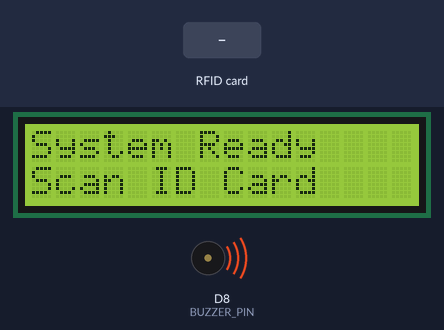
A sketch run on a simulated ESP8266 (NodeMCU). On the bench: 16×2 character LCD, buzzer (waves = sounding, pin HIGH). Inputs (shaded band) come from the test bench. WiFi joins after 1.5 s; servers stay silent unless stated; what the sketch prints to the serial monitor is not drawn.

Above: at 1.91 s.
At 3.2 s:
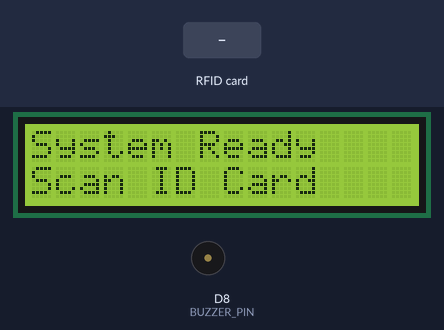
3.3 s: RFID card 5E 7A 19 C4 held to the reader
At 4.6 s:
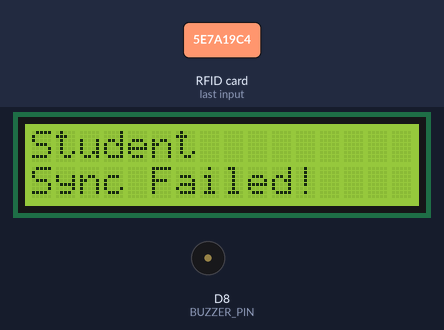
Timing chart, 0 to 6.3 s (numbered marks = the images above; inputs shaded):
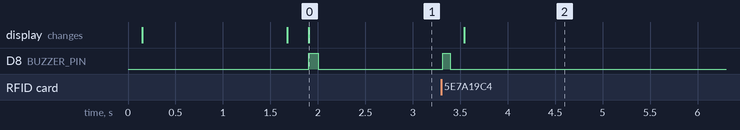

Measured:
- after the input at 3.3 s, D8 (BUZZER_PIN): LOW → HIGH at once, → LOW 0.08 s later; the display: changes after 0.24 s (image 2)

The sketch:

rfid_attendance3.ino
```cpp
/* ------------------------------------------------------------------------
 * Smart RFID Attendance System (ESP8266 + RC522 + I2C LCD + Google Sheets)
 *
 * Fixes Applied:
 *  1. Corrected payload key to "sheet_name": "Attendance"
 *  2. Formatted payload to map directly to your Google Sheet columns:
 *     Col A: Date & Time (Google Script generated)
 *     Col B: UID
 *     Col C: Student (First Name + Last Name)
 *     Col D: Roll No (Student ID from Block 4)
 *     Col E: Status ("Present")
 *     Col F: Parent Phone (Phone from Block 8)
 *  3. Fixed null-terminator ('\0') in read buffer to prevent JSON corruption
 *  4. Set BUZZER to D8 (GPIO 15) to prevent hardware conflict with LCD SDA (D2)
 *  5. Added proper card halt and crypto reset after each tap
 * ------------------------------------------------------------------------ */

#include "Arduino.h"
#include "ESP8266WiFi.h"
#include "SPI.h"
#include "MFRC522.h"
#include "HTTPSRedirect.h"
#include "Wire.h"
#include "LiquidCrystal_I2C.h"

// I2C 16x2 LCD
LiquidCrystal_I2C lcd(0x27, 16, 2);

// Google Apps Script Deployment ID
const char *GScriptId = "AKfycbw5BgE7uJYU8qTADSkAgsnEGXAImcqtgCzng2-d5kYsPh__7yg0luzSN8ArlU4via4syA";

// Network credentials
const char* ssid     = "Rahul";
const char* password = "priya83@";

// JSON Base Payload (sheet_name matches your "Attendance" tab)
String payload_base = "{\"command\": \"insert_row\", \"sheet_name\": \"Attendance\", \"values\": ";
String payload = "";

// Google Sheets Connection Parameters
const char* host       = "script.google.com";
const int   httpsPort  = 443;
String url = String("/macros/s/") + GScriptId + "/exec";
HTTPSRedirect* client  = nullptr;

// Pin Definitions
#define RST_PIN    D3  // GPIO 0
#define SS_PIN     D4  // GPIO 2
#define BUZZER_PIN D8  // GPIO 15 (Avoid D2, which is I2C SDA for LCD)

MFRC522 mfrc522(SS_PIN, RST_PIN);
MFRC522::MIFARE_Key key;
MFRC522::StatusCode status;

// 18-byte read buffer for 16-byte MIFARE blocks
byte readBlockData[18];

void beep(int ms) {
  digitalWrite(BUZZER_PIN, HIGH);
  delay(ms);
  digitalWrite(BUZZER_PIN, LOW);
}

void ReadDataFromBlock(int blockNum, byte buffer[]) {
  for (byte i = 0; i < 6; i++) {
    key.keyByte[i] = 0xFF;
  }

  status = mfrc522.PCD_Authenticate(MFRC522::PICC_CMD_MF_AUTH_KEY_A, blockNum, &key, &(mfrc522.uid));
  if (status != MFRC522::STATUS_OK) {
    Serial.print(F("Auth failed for block "));
    Serial.println(blockNum);
    return;
  }

  byte bufferLen = 18;
  status = mfrc522.MIFARE_Read(blockNum, buffer, &bufferLen);
  if (status != MFRC522::STATUS_OK) {
    Serial.print(F("Reading failed for block "));
    Serial.println(blockNum);
    return;
  }

  // Null-terminate string at 16 bytes to prevent JSON corruption
  buffer[16] = '\0';
}

void setup() {
  Serial.begin(9600);
  delay(10);
  Serial.println('\n');

  pinMode(BUZZER_PIN, OUTPUT);
  digitalWrite(BUZZER_PIN, LOW);

  SPI.begin();
  mfrc522.PCD_Init();

  lcd.init();
  lcd.backlight();
  lcd.clear();
  lcd.setCursor(0, 0);
  lcd.print("Connecting to");
  lcd.setCursor(0, 1);
  lcd.print("WiFi...");

  WiFi.begin(ssid, password);
  Serial.print("Connecting to WiFi");
  while (WiFi.status() != WL_CONNECTED) {
    delay(500);
    Serial.print(".");
  }
  Serial.println("\nWiFi connected! IP: " + WiFi.localIP().toString());

  lcd.clear();
  lcd.setCursor(0, 0);
  lcd.print("Connecting to");
  lcd.setCursor(0, 1);
  lcd.print("Google Cloud...");

  client = new HTTPSRedirect(httpsPort);
  client->setInsecure();
  client->setPrintResponseBody(true);
  client->setContentTypeHeader("application/json");

  bool connected = false;
  for (int i = 0; i < 5; i++) {
    if (client->connect(host, httpsPort) == 1) {
      connected = true;
      break;
    }
    Serial.println("Retrying Google connection...");
    delay(1000);
  }

  if (connected) {
    lcd.clear();
    lcd.setCursor(0, 0);
    lcd.print("System Ready");
    lcd.setCursor(0, 1);
    lcd.print("Scan ID Card");
    beep(100);
  } else {
    lcd.clear();
    lcd.setCursor(0, 0);
    lcd.print("Cloud Conn Fail");
  }
}

void loop() {
  if (client != nullptr && !client->connected()) {
    client->connect(host, httpsPort);
  }

  // Check for card presence
  if (!mfrc522.PICC_IsNewCardPresent() || !mfrc522.PICC_ReadCardSerial()) {
    return;
  }

  beep(80); // Card detected beep

  // 1. Extract Hardware UID
  String uidStr = "";
  for (byte i = 0; i < mfrc522.uid.size; i++) {
    uidStr += String(mfrc522.uid.uidByte[i] < 0x10 ? "0" : "");
    uidStr += String(mfrc522.uid.uidByte[i], HEX);
  }
  uidStr.toUpperCase();

  lcd.clear();
  lcd.setCursor(0, 0);
  lcd.print("Reading Card...");

  // 2. Read stored blocks from RFID
  ReadDataFromBlock(4, readBlockData);
  String rollNo = String((char*)readBlockData);
  rollNo.trim();

  ReadDataFromBlock(5, readBlockData);
  String firstName = String((char*)readBlockData);
  firstName.trim();

  ReadDataFromBlock(6, readBlockData);
  String lastName = String((char*)readBlockData);
  lastName.trim();

  ReadDataFromBlock(8, readBlockData);
  String parentPhone = String((char*)readBlockData);
  parentPhone.trim();

  String studentName = firstName + " " + lastName;
  studentName.trim();
  if (studentName.length() == 0) studentName = "Student";

  // Display on LCD
  lcd.clear();
  lcd.setCursor(0, 0);
  lcd.print(studentName.substring(0, 16));
  lcd.setCursor(0, 1);
  lcd.print("Logging Data...");

  // 3. Build CSV string aligned with Sheet columns: UID, Student, Roll No, Status, Parent Phone
  String values = "\"" + uidStr + "," + studentName + "," + rollNo + ",Present," + parentPhone + "\"}";
  payload = payload_base + values;

  Serial.println("\nPublishing payload:");
  Serial.println(payload);

  // 4. Send POST request to Google Apps Script
  if (client->POST(url, host, payload)) {
    lcd.setCursor(0, 1);
    lcd.print("Status: Present ");
    beep(150);
  } else {
    Serial.println("POST request failed.");
    lcd.setCursor(0, 1);
    lcd.print("Sync Failed!    ");
  }

  // 5. Release card session
  mfrc522.PICC_HaltA();
  mfrc522.PCD_StopCrypto1();

  delay(3500); // Debounce to allow removing card

  lcd.clear();
  lcd.setCursor(0, 0);
  lcd.print("System Ready");
  lcd.setCursor(0, 1);
  lcd.print("Scan ID Card");
}
```
